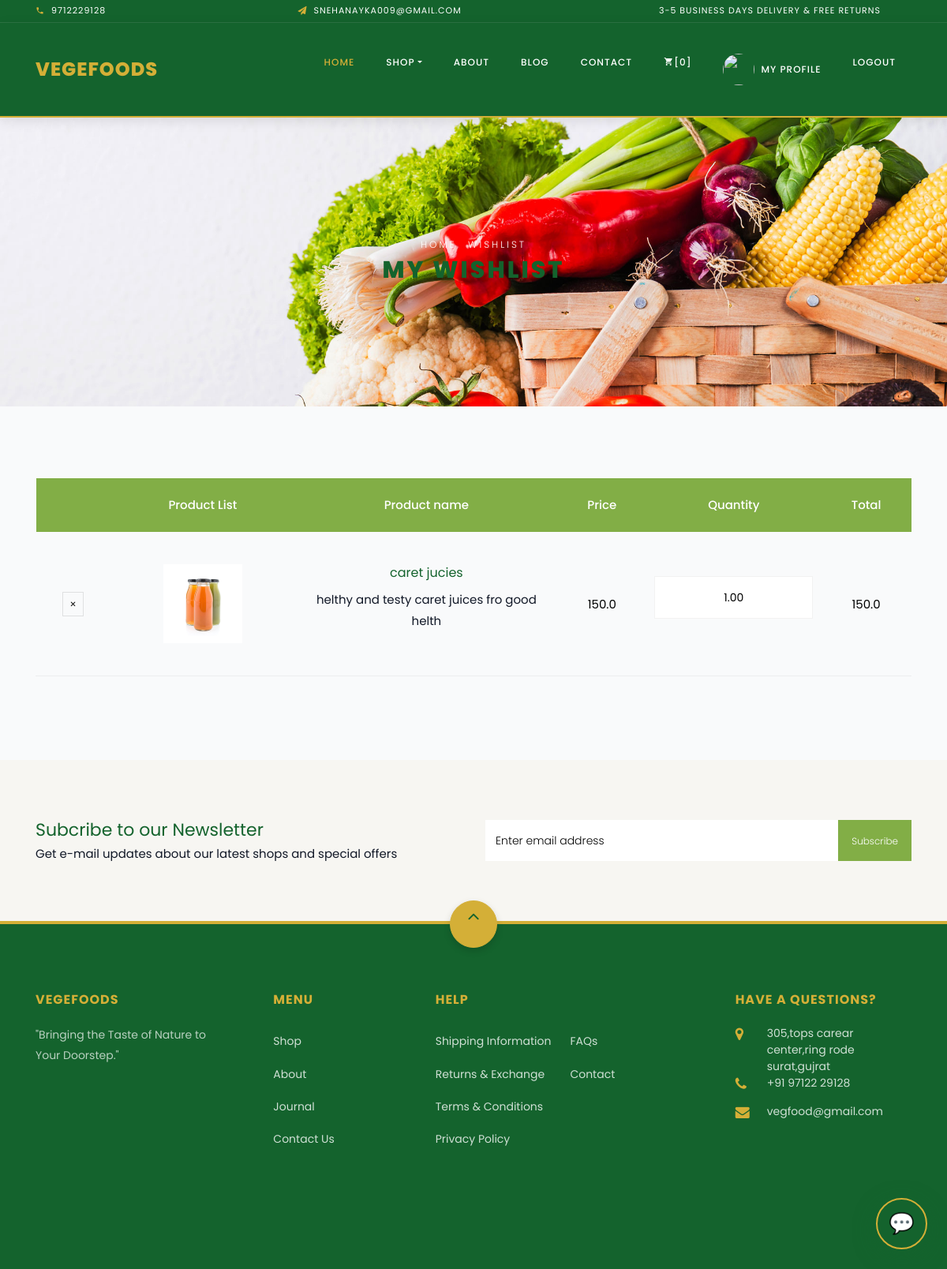
/wishlist/id (signed in), run on the app's committed database.
### myapp/models.py (models this page shows, shortened)
class Wishlist(models.Model):
    user=models.ForeignKey(User,on_delete=models.CASCADE)
    product=models.ForeignKey(Product,on_delete=models.CASCADE)

class Product(models.Model):
    category=models.ForeignKey(Category,on_delete=models.CASCADE)
    name=models.CharField(max_length=20)
    price=models.FloatField()
    quntity=models.DecimalField(max_digits=10,decimal_places=2)
    description=models.TextField()
    image=models.ImageField(upload_to='pro_image/',null=True,blank=True)
    sale_price=models.DecimalField(max_digits=10,decimal_places=2,null=True,blank=True)
    unit=models.CharField(max_length=100,default="kg")
    stock=models.PositiveBigIntegerField(default=0,null=True,blank=True)
    is_available=models.BooleanField(default=True,blank=True,null=True)
    is_featured=models.BooleanField(default=False,null=True)
    is_deal=models.BooleanField(default=False,null=True)
    deal_price=models.DecimalField(max_digits=10,decimal_places=2,null=True,blank=True)
    deal_end=models.DateTimeField(null=True,blank=True)

### myapp/views.py (the view)
# urls.py: path('wishlist/id',wishlist,name="wishlist"),
@login_required(login_url='login')
def wishlist(request):
    items=Wishlist.objects.filter(user=request.user)
    return render(request,"wishlist.html",{"items":items})

### myapp/templates/wishlist.html (shortened to what this page needs)
{% extends 'base.html' %}
{% block main %}
    <div class="hero-wrap hero-bread" style="background-image: url('/static/images/bg_1.jpg');">
      <div class="container">
        <div class="row no-gutters slider-text align-items-center justify-content-center">
          <div class="col-md-9 ftco-animate text-center">
          	<p class="breadcrumbs"><span class="mr-2"><a href="{% url  'index' %}">Home</a></span> <span>Wishlist</span></p>
            <h1 class="mb-0 bread">My Wishlist</h1>
          </div>
        </div>
      </div>
    </div>
    <section class="ftco-section ftco-cart">
			<div class="container">
				<div class="row">
    			<div class="col-md-12 ftco-animate">
    				<div class="cart-list">
	    				<table class="table">
						    <thead class="thead-primary">
						      <tr class="text-center">
						        <th>&nbsp;</th>
						        <th>Product List</th>
						        <th>Product name</th>
						        <th>Price</th>
						        <th>Quantity</th>
						        <th>Total</th>
						      </tr>
						    </thead>
						    <tbody>
						      <tr class="text-center">
								{%for item in items%}
						        <td class="product-remove"><a href="#"><span class="ion-ios-close"></span></a></td>
						        <td class="image-prod"><div class="img" style="background-image:url('{{item.product.image.url}}');"></div></td>
						        <td class="product-name">
						        	<h3>{{item.product.name}}</h3>
						        	<p>{{item.product.description}}</p>
						        </td>
						        <td class="price">{{item.product.price}}</td>
						        <td class="quantity">
						        	<div class="input-group mb-3">
					             	<input type="text" name="quantity" class="quantity form-control input-number" value="{{item.product.quntity}}" min="1" max="100">
					          	</div>
					          </td>
						        <td class="total">{{item.product.price}}</td>
						      </tr>
						    </tbody>
							{%endfor%}
						  </table>
					  </div>
    			</div>
    		</div>
			</div>
		</section>
		<section class="ftco-section ftco-no-pt ftco-no-pb py-5 bg-light">
      <div class="container py-4">
        <div class="row d-flex justify-content-center py-5">
          <div class="col-md-6">
          	<h2 style="font-size: 22px;" class="mb-0">Subcribe to our Newsletter</h2>
          	<span>Get e-mail updates about our latest shops and special offers</span>
          </div>
          <div class="col-md-6 d-flex align-items-center">
            <form action="#" class="subscribe-form">
              <div class="form-group d-flex">
                <input type="text" class="form-control" placeholder="Enter email address">
                <input type="submit" value="Subscribe" class="submit px-3">
              </div>
            </form>
          </div>
        </div>
      </div>
    </section>
	{%endblock%}

### static/css/custom.css (style rules this page uses)
:root { --primary: #14632D; --primary-hover: #1e803e; --primary-light: #eef7e4; --secondary: #22C55E; --accent: #D4AF37; --accent-hover: #b8952b; --bg-color: #F9FAFB; --text-dark: #111827; --text-light: #4b5563; --card-shadow: 0 10px 30px rgba(20, 99, 45, 0.05); --card-shadow-hover: 0 20px 40px rgba(20, 99, 45, 0.15); --border-radius: 16px; --transition-smooth: all 0.3s cubic-bezier(0.4, 0, 0.2, 1); }
body { background-color: var(--bg-color) !important; color: var(--text-dark) !important; font-family: 'Poppins', Arial, sans-serif !important; }
h1, h2, h3, h4, h5, .h1, .h2, .h3, .h4, .h5 { color: var(--primary) !important; font-family: 'Poppins', Arial, sans-serif !important; }

### data on the page
Wishlist: product.image (picture), product.name "caret jucies", product.description "helthy and testy caret juices fro good helth", product.price "150.0", quantity "1.00"
